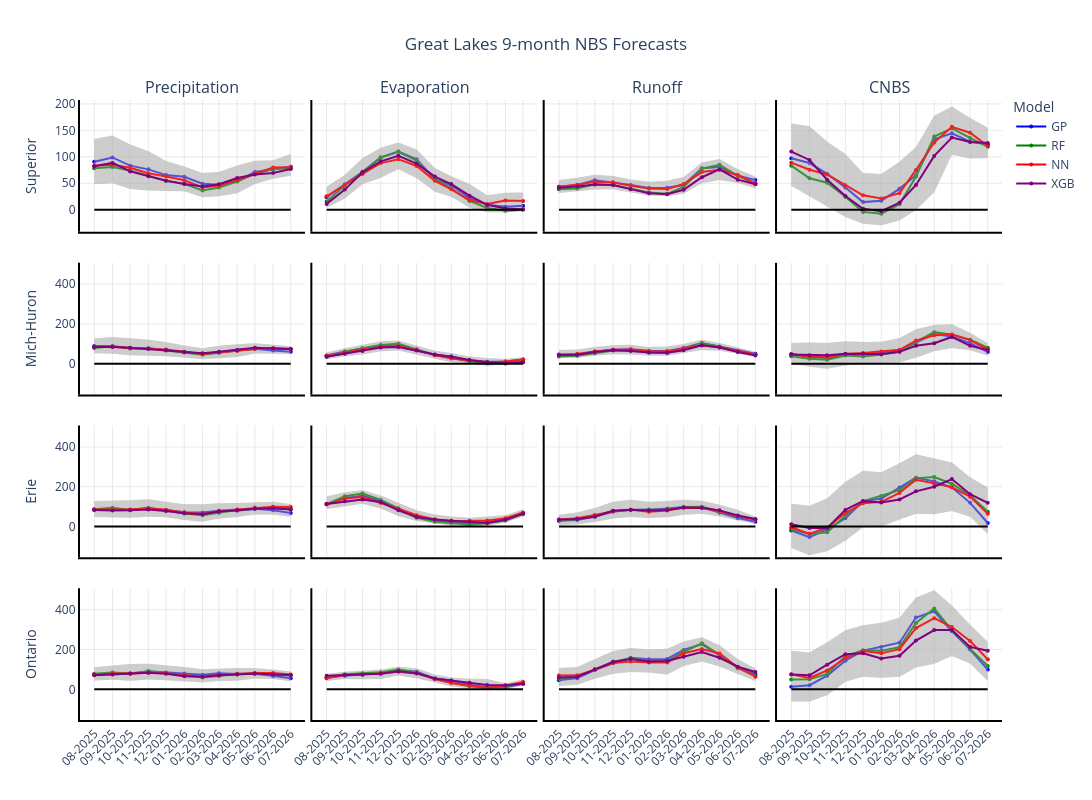

Write notebook code for a chart like this one.
### Markdown cell above
This optional cell generates the same forecast plots as above, but outputs them as an interactive HTML file. The interactive plot allows the user to hover over lines and have the value displayed.

### Code cell
# Create a 4x4 subplot grid
fig = make_subplots(rows=4, cols=4, 
                    subplot_titles=['Precipitation', 'Evaporation', 'Runoff', 'CNBS'], 
                    shared_xaxes=True, shared_yaxes=True, vertical_spacing=0.05, horizontal_spacing=0.008)

global_y_min, global_y_max = float('inf'), float('-inf')  # Initialize to extremes

# Loop over the columns and plot the means for each dataset
for i, column in enumerate(columns):
    row = i // 4  # Row index
    col = i % 4   # Column index

# Determine the lower and upper bounds of all the model forecast
    lower_bound = df.groupby(['forecast_month'])[column].quantile(0.025).reset_index()
    upper_bound = df.groupby(['forecast_month'])[column].quantile(0.975).reset_index()

    for model_info in models_info:
        model_name = model_info['model']

        # Pull out the mean values for each model
        model_mean = df[df['model'] == model_name]

        # Get the grouped DataFrame for the current model
        mean_df = model_mean.groupby(['forecast_month']).mean(numeric_only=True).reset_index()
        mean_df['date'] = pd.to_datetime(mean_df["forecast_month"], format="%Y-%m")

        # Add the shaded region (confidence band)
        fig.add_trace(go.Scatter(x=pd.concat([mean_df['date'], mean_df['date'][::-1]]),
                         y=pd.concat([lower_bound[column], upper_bound[column][::-1]]),
                         fill='toself', fillcolor='rgba(169, 169, 169, 0.2)',
                         line=dict(color='rgba(255,255,255,0)'), showlegend=False, 
                         hovertemplate='Date: %{x}<br>Conf: 95%<br>Value: %{y}'), 
                         row=row+1, col=col+1)
        
        # Add the mean line for the current model to the figure
        fig.add_trace(go.Scatter(x=mean_df['date'], y=mean_df[column],
                                 mode='lines+markers', name=model_name, 
                                 line=dict(shape='linear', width=2, color=model_colors[model_name]), 
                                 marker=dict(size=4), 
                                 showlegend=(row == 0 and col == 0),  # Only show legend for the first subplot
                                 hovertemplate='Date: %{x}<br>Value: %{y}<br>Model: ' + model_name),
                                 row=row+1, col=col+1)

        # Update global y-axis limits
        current_y_min = lower_bound[column].min()
        current_y_max = upper_bound[column].max()
        global_y_min = min(global_y_min, current_y_min)
        global_y_max = max(global_y_max, current_y_max)

    # Set x-axis range (limits) for each subplot
    #fig.update_xaxes(range=[mean_df['date'].iloc[0], mean_df['date'].iloc[-1]], row=row+1, col=col+1)

    # Format x-axis for the last row (set x-tick labels)
    if row == 3:
        fig.update_xaxes(tickformat='%m-%Y', tickangle=-45, row=row+1, col=col+1, tickmode='array', tickvals=mean_df['date'])
    else:
        fig.update_xaxes(showticklabels=False, row=row+1, col=col+1, tickmode='array', tickvals=mean_df['date'])

    # Set y-axis labels for the first column only
    if col == 0:
        fig.update_yaxes(title_text=['Superior', 'Mich-Huron', 'Erie', 'Ontario'][row], row=row+1, col=col+1)

    # Add the y=0 dashed line to every subplot
    fig.add_trace(go.Scatter(x=[mean_df['date'].min(), mean_df['date'].max()],
                             y=[0, 0], mode='lines', line=dict(color='black'), 
                             showlegend=False), row=row+1, col=col+1)

    # Add a box around each subplot
    fig.update_xaxes(showline=True, linewidth=2, linecolor='black', row=row+1, col=col+1)
    fig.update_yaxes(showline=True, linewidth=2, linecolor='black', row=row+1, col=col+1)
    
# Set consistent y-axis limits across all subplots
for row in range(1, 5):
    for col in range(1, 5):
        fig.update_yaxes(range=[global_y_min - 10, global_y_max + 10], row=row+1, col=col+1)

# Set grid lines for all subplots
fig.update_yaxes(showgrid=True, gridwidth=0.5, gridcolor='LightGray')
fig.update_xaxes(showgrid=True, gridwidth=0.5, gridcolor='LightGray')

# Update layout and titles
fig.update_layout(
    title_text="Great Lakes 9-month NBS Forecasts",
    title_x=0.5,
    height=800, width=1500,
    showlegend=True,
    legend=dict(x=1.01, y=1.01, traceorder='normal', orientation='v', title='Model'),  # Move legend up
    plot_bgcolor='white',
)

# Save the figure as an interactive HTML file
fig.write_html(f'{dir}forecast/CNBS_forecasts_interactive.html')

# Show the plot (optional)
fig.show()
